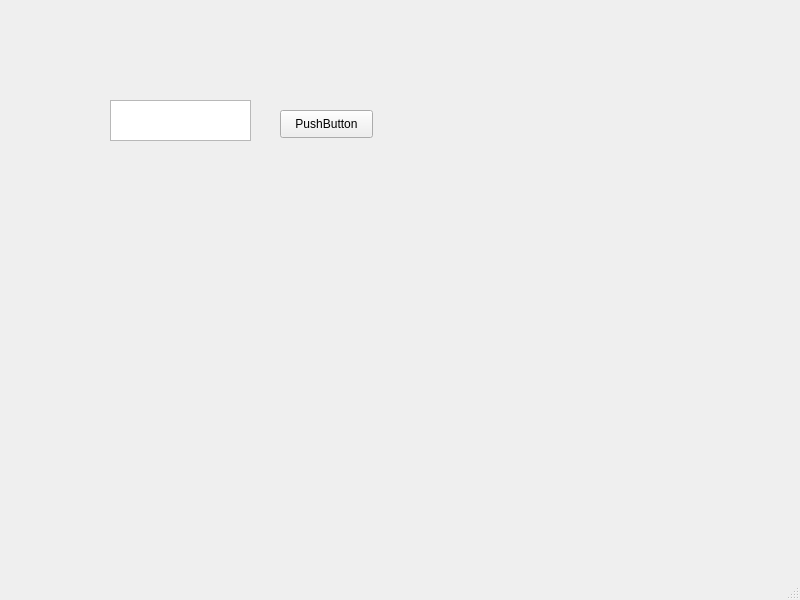
<?xml version="1.0" encoding="UTF-8"?>
<ui version="4.0">
 <class>MainWindow</class>
 <widget class="QMainWindow" name="MainWindow">
  <property name="geometry">
   <rect>
    <x>0</x>
    <y>0</y>
    <width>800</width>
    <height>600</height>
   </rect>
  </property>
  <property name="windowTitle">
   <string>MainWindow</string>
  </property>
  <widget class="QWidget" name="centralwidget">
   <widget class="QPushButton" name="pushButton">
    <property name="geometry">
     <rect>
      <x>280</x>
      <y>110</y>
      <width>93</width>
      <height>28</height>
     </rect>
    </property>
    <property name="text">
     <string>PushButton</string>
    </property>
   </widget>
   <widget class="QTextBrowser" name="textBrowser">
    <property name="geometry">
     <rect>
      <x>110</x>
      <y>100</y>
      <width>141</width>
      <height>41</height>
     </rect>
    </property>
   </widget>
  </widget>
  <widget class="QMenuBar" name="menubar">
   <property name="geometry">
    <rect>
     <x>0</x>
     <y>0</y>
     <width>800</width>
     <height>26</height>
    </rect>
   </property>
  </widget>
  <widget class="QStatusBar" name="statusbar"/>
 </widget>
 <resources/>
 <connections/>
</ui>
